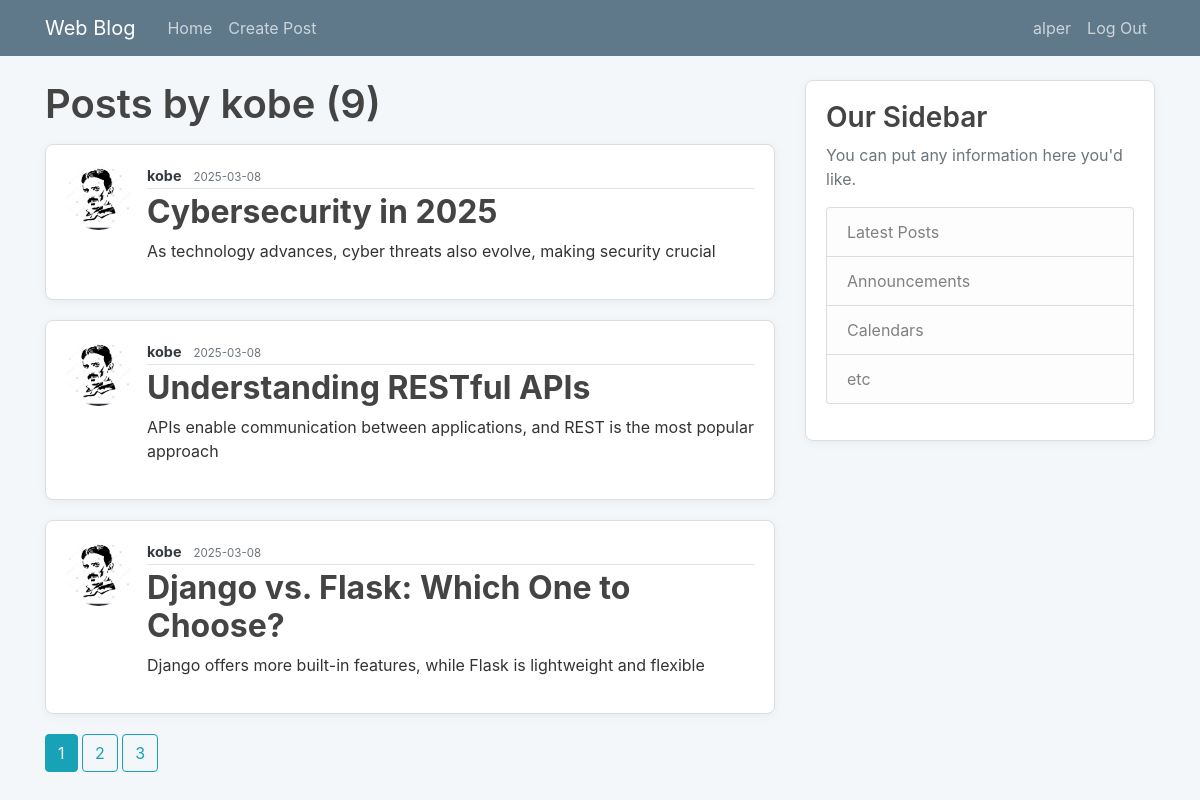
The page /user/kobe (signed in) on the database its author committed.
### blog/models.py (models this page shows, shortened)
class User(db.Model, UserMixin):
    id = db.Column(db.Integer, primary_key=True)
    username = db.Column(db.String(length=20), unique=True, nullable=False)
    email = db.Column(db.String(length=120), unique=True, nullable=False)
    image_file = db.Column(db.String(20), nullable=False, default='default.jpg')
    password = db.Column(db.String(60), nullable=True)
    posts = db.relationship('Post', backref='author', lazy=True)

class Post(db.Model):
    id = db.Column(db.Integer, primary_key=True)
    title = db.Column(db.String(length=100), nullable=False)
    date_posted = db.Column(db.DateTime, nullable=False, default=datetime.utcnow)
    content = db.Column(db.Text, nullable=False)
    user_id = db.Column(db.Integer, db.ForeignKey('user.id'), nullable=False)

### blog/users/routes.py (the view)
@users.route('/user/<username>')
def userPosts_page(username):
    page = request.args.get('page', 1, type=int)
    user = User.query.filter_by(username=username).first_or_404()
    posts = Post.query.filter_by(author=user).order_by(Post.date_posted.desc()).paginate(page=page, per_page=3)
    return render_template('user_posts.html', posts=posts, user=user)

### blog/models.py (called while the page is built)
@login_manager.user_loader
def load_user(user_id):
    return User.query.get(int(user_id))

### blog/templates/user_posts.html (shortened to what this page needs)
{% extends 'base.html' %}
{% block content %}
    <h1 class="mb-3">Posts by {{ user.username }} ({{ posts.total }}) </h1>
    {% for post in posts.items %}
        <article class="media content-section">
            <img class="rounded-circle article-img" src="{{ url_for('static', filename='profile_pics/' + post.author.image_file) }}" alt="">
            <div class="media-body">
                <div class="article-metadata">
                    <a class="mr-2 text-dark text-decoration-none" href="{{ url_for('users.userPosts_page', username=post.author.username) }}">{{ post.author.username }}</a>
                    <small class="text-muted">{{ post.date_posted.strftime('%Y-%m-%d') }}</small>
                </div>
                <h2><a  class="article-title" href="{{ url_for('posts.post_page', post_id=post.id) }}">{{ post.title }}</a></h2>
                <p class="article-content">{{ post.content }}</p>
            </div>
        </article>
    {% endfor %}
    {% for page_number in posts.iter_pages(left_edge=1, right_edge=1, left_current=1, right_current=2) %}
        {% if page_number %}
            {% if page_number == posts.page %}
                <a class="btn btn-info mb-4" href="{{ url_for('users.userPosts_page', page=page_numnber, username=user.username) }}">{{ page_number }}</a>
            {% else %}
                <a class="btn btn-outline-info mb-4" href="{{ url_for('users.userPosts_page', page=page_number, username=user.username) }}">{{ page_number }}</a>
            {% endif %}
        {% else %}
            ....
        {% endif %}
    {% endfor %}
{% endblock %}

### blog/templates/base.html (shortened to what this page needs)
<!DOCTYPE html>
<html>
<head>
    <link rel="stylesheet" href="https://maxcdn.bootstrapcdn.com/bootstrap/4.0.0/css/bootstrap.min.css">
    <link rel="stylesheet" type="text/css" href="{{ url_for('static', filename='main.css') }}">
</head>
<body>
    <header class="site-header">
      <nav class="navbar navbar-expand-md navbar-dark bg-steel fixed-top">
        <div class="container">
          <a class="navbar-brand mr-4" href="{{ url_for('main.home_page') }}">Web Blog</a>
          <div class="collapse navbar-collapse" id="navbarToggle">
            <div class="navbar-nav mr-auto">
              {% if current_user.is_authenticated %}
                <a class="nav-item nav-link" href="{{ url_for('main.home_page') }}">Home</a>
                <a class="nav-item nav-link" href="{{ url_for('posts.createPost_page') }}">Create Post</a>
              {% else %}
                <a class="nav-item nav-link" href="{{ url_for('main.home_page') }}">Home</a>
                <a class="nav-item nav-link" href="{{ url_for('posts.createPost_page') }}">Create Post</a>
                <a class="nav-item nav-link" href="{{ url_for('main.about_page') }}">About</a>
              {% endif %}
            </div>
            <div class="navbar-nav">
              {% if current_user.is_authenticated %}
                <a class="nav-item nav-link" href="{{ url_for('users.account_page') }}">{{ current_user.username }}</a>
                <a class="nav-item nav-link" href="{{ url_for('users.logout_page') }}">Log Out</a>
              {% else %}
                <a class="nav-item nav-link" href="{{ url_for('users.login_page') }}">Login</a>
                <a class="nav-item nav-link" href="{{ url_for('users.register_page') }}">Register</a>
              {% endif %}
            </div>
          </div>
        </div>
      </nav>
    </header>
    <main role="main" class="container">
      <div class="row">
        <div class="col-md-8">
          {% block content %}{% endblock %}
        </div>
        <div class="col-md-4">
          <div class="content-section">
            <h3>Our Sidebar</h3>
            <p class='text-muted'>You can put any information here you'd like.
              <ul class="list-group">
                <li class="list-group-item list-group-item-light">Latest Posts</li>
                <li class="list-group-item list-group-item-light">Announcements</li>
                <li class="list-group-item list-group-item-light">Calendars</li>
                <li class="list-group-item list-group-item-light">etc</li>
              </ul>
            </p>
          </div>
        </div>
      </div>
    </main>
</body>
</html>

### blog/static/main.css (style rules this page uses)
body { background: #f4f7f9; color: #333333; margin-top: 5rem; font-family: 'Inter', sans-serif; }
h1, h2, h3, h4, h5, h6 { color: #444444; font-weight: 600; }
.bg-steel { background-color: #5f788a; }
.site-header .navbar-nav .nav-link { color: #cbd5db; transition: color 0.3s ease-in-out; }
.content-section { background: #ffffff; padding: 20px; border: 1px solid #dddddd; border-radius: 8px; margin-bottom: 20px; box-shadow: 0px 2px 10px rgba(0, 0, 0, 0.05); }
.article-title { color: #444444; font-weight: bold; }
.article-content { white-space: pre-line; }
.article-img { height: 65px; width: 65px; margin-right: 16px; border-radius: 8px; object-fit: cover; }
.article-metadata { padding-bottom: 1px; margin-bottom: 4px; border-bottom: 1px solid #e3e3e3; font-size: 0.9rem; color: #777; }
.article-metadata a { font-weight: bold; }

### rows shown on the page
User: username "alper"
User: username "kobe"
Post: image_file (placeholder picture), author.username "kobe", date_posted "2025-03-08", title "Cybersecurity in 2025", content "As technology advances, cyber threats also evolve, making security crucial"
Post: image_file (placeholder picture), author.username "kobe", date_posted "2025-03-08", title "Understanding RESTful APIs", content "APIs enable communication between applications, and REST is the most popular approach"
Post: image_file (placeholder picture), author.username "kobe", date_posted "2025-03-08", title "Django vs. Flask: Which One to Choose?", content "Django offers more built-in features, while Flask is lightweight and flexible"

### other values the page prints
{{ posts.total }} "9"
{{ page_number }} "1"
{{ page_number }} "2" "3"
